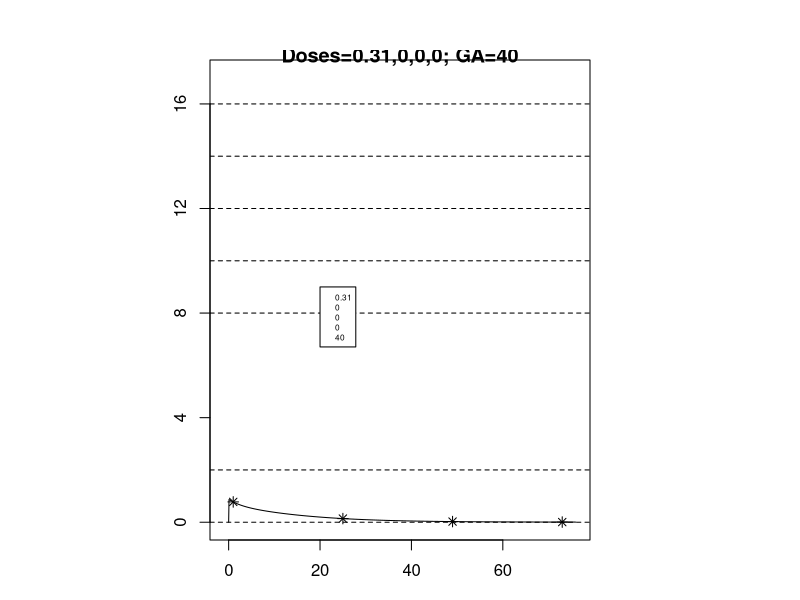
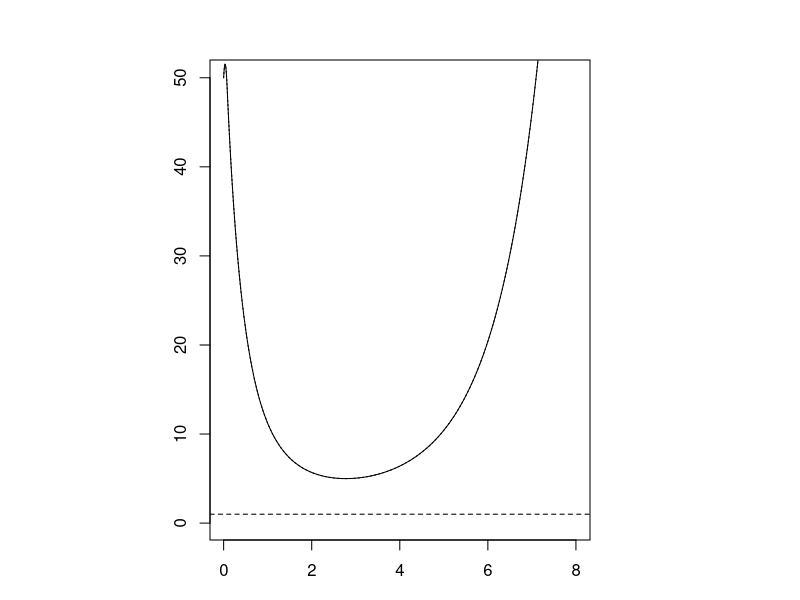
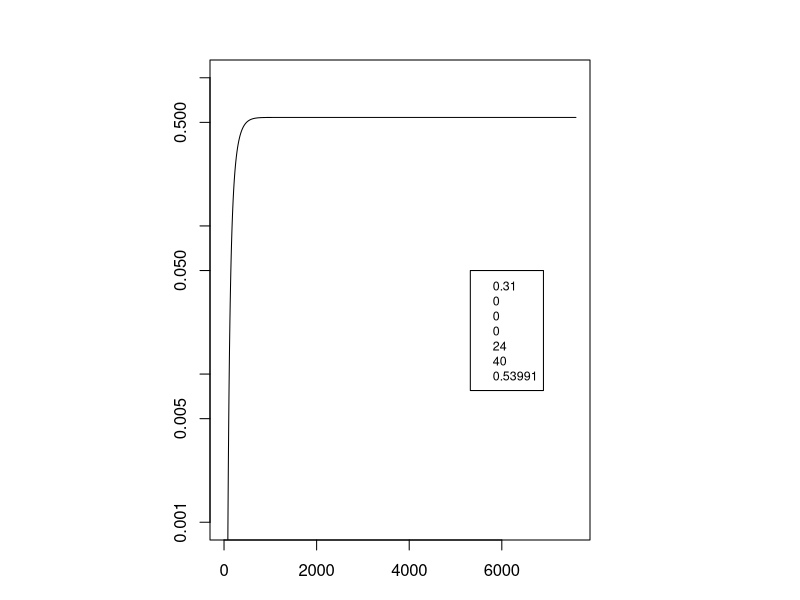
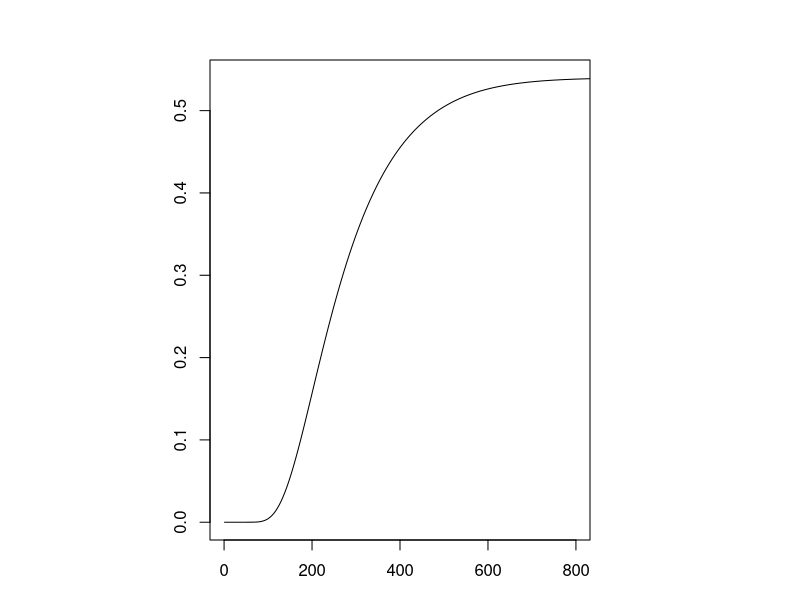

Generate these figures, in order, with R:
#This script is almost the same as PKPD.R, whose comments should be consulted.
#Howeve, we consider a virtual baby which has only about 50 CFU at t=0 and only give 1, very small dose.
#These values give an E_F ~40-60% and facilitate checking this script with a Monte Carlo script.
###################################################################

library (deSolve)
GA =40 #gestational age (months).
dose<-c(0.310,0,0,0); interval<-c(0,rep(24,3),4) 
time = cumsum(interval[-length(interval)])
step<-.01; SPH<-1/step
times<-seq(0,sum(interval),by=step)
#**************end of user adjusted parameters************
weight=c('25'=0.778,'29'= 1.200,'34'=2.710,'40'=3.500)
concentration<-function(t,state,parameter){ 
  with(as.list(c(state,parameter)),{
    WT = unname(weight[toString(GA)])
    CL=thetaCL*(WT^0.75)*(1+thetaGACL*(GA-GAmed))*(1+((t/24)^thetaPNACL)) 
    VC = thetaVC*WT*(1+GAVc*(GA-GAmed)) 
    dose = parameter['doses']$doses; time = parameter['times']$times
    concs=with(as.list(parameters),dose/(thetaVC*(1+GAVc*(GA-GAmed))))
    val = concs[1]*(t<delta)+concs[2]*(time[2]< t & t < time[2]+delta) + concs[3]*(time[3]< t & t < time[3]+delta)
    if(length(dose)==4) val = val + concs[4]*(time[4]< t & t < time[4]+delta)
    val = val/delta
    dp1 <- Q1*c/VC - Q1*p1/V1 
    dp2 <- Q2*c/VC - Q2*p2/V2 
    dc <- - Q1*c/VC + Q1*p1/V1 - Q2*c/VC + Q2*p2/V2 -CL*c/VC + val
    list(c(dp1,dp2,dc)) 
  })
}
parameters <-c(thetaVC = 0.406,V1=0.305, V2=4.55, thetaCL =0.01, Q1 = 0.0930 , Q2 = 0.0155,
               WT = unname(weight[toString(GA)]), GA, GAmed= 28.9,thetaGACL = 0.0871, 
               GAVc= -0.0114, thetaPNACL=0.517, Kgrowth= 2,Kdeath=0.179, Bmax=8.26e8, BP =2.09e6, gamma = 1,
               Emax0= 51,EC500= 9.85, AR50= 0.113,Kon=0.0426,Koff=0.0139, infect = 0.04029,
               doses = list(dose), times = list(time), delta = 0.08)#infect, CFU/ml, is chosen so that
               # the total number of CFU in the central compartment is initially ~50 instead of ~10^9

conccurve = function(dose, interval,GA){
  #concs=with(as.list(parameters),dose/(thetaVC*(1+GAVc*(GA-GAmed))))
  #eventdat <- data.frame(var = "c", time = cumsum(interval[-length(interval)]), value = concs, method = "add")
  out2<-ode(y=c(p1=0,p2=0,c=0),times=times,func=concentration,parms=parameters)#events = list(data = eventdat))
  return(out2)
}

out = conccurve(dose,interval,GA) 
conc = out[1:nrow(out),4] 
conc = conc[-1] 

times<-seq(0,sum(interval),by=step) 
countfunc <- function(conc){
  concfunc <-splinefun(conc) 
  state <-c(s=0.04029, r=0,m=1,corr=0, ARoff = 1, ARon = 0) #initial values for 6 ode in 6 unknowns
  withdrug<-function(t,state,parameters){ 
    with(as.list(c(state,parameters)),{
      C = concfunc(SPH*t) 
      EC50 =  EC500
      dARoff <- Koff*ARon-Kon*ARoff*C 
      dARon <- Kon*ARoff*C - Koff*ARon 
      Emax <- Emax0*(1-ARon/(ARon+AR50)) 
      DRUG <- (Emax*C^gamma)/(EC50^gamma+C^gamma) 
      ksr<-(Kgrowth-Kdeath)*(s+r)/Bmax
      if(s<BP) ksr = 0 #ksr with cutoff; for our purposes gives same results as no cutoff
      ds<-Kgrowth*s-(Kdeath +DRUG)*s-ksr*s 
      dr<-ksr*s-Kdeath*r 
      dm<-(Kgrowth-Kdeath-DRUG)*m
      dcorr<-Kgrowth+(Kgrowth-Kdeath-DRUG)*corr #corr is a stochastic correction used in stochastic models.
      list(c(ds,dr,dm,dcorr,dARoff,dARon)) 
    })
  }
  count<-ode(y=state, times=times,func=withdrug,parms=parameters) 
  return(count)
}
count = countfunc(conc)

dtrmn<-count[ ,'s']/0.04029
on<-count[,"ARon"]

######### plot results 
par(fin=c(4,4),ann=FALSE, mai=rep(.1,4))# parameters specifying layout
thetaCL = 0.01
WT = unname(weight[toString(GA)]) 
GAmed= 28.9 
thetaVC = 0.406
thetaGACL = 0.0871 
thetaPNACL=0.517 
t= seq(0,sum(interval),by=step) 
a = round(t/24)*24 
CL=thetaCL*(WT^0.75)*(1+thetaGACL*(GA-GAmed))*(1+((t/24)^thetaPNACL))

#now make plot similar to Nielsen Fig. 3b
par(fin=c(4,5),ann=FALSE, mai=rep(.1,4),xaxp=c(0,sum(interval[-length(interval)]),1))# parameters specifying layout
plot(out[ ,"time"],out[ ,"c"],ylim=c(0,17),xlim=c(-1,sum(interval)),yaxp=c(0,16,4),type='l') # concentration as a function of time
abline(h=c(0,2,8,10,12,14,16),lty=2)
ex<-cumsum(interval)+1
points(ex,conc[SPH*ex],pch=8) # points one hour after each dose fraction shown as asterisks
legend(20,9,legend=c(dose,GA), cex=.5)
title(paste0("Doses=",paste(dose,collapse=","),"; GA=",GA))

GAmed= 28.9;GAVc= -0.0114
factor<- thetaVC*WT*0.04029*1000*(1+GAVc*(GA-GAmed))
print(min(factor*dtrmn))
#plot(times,factor*dtrmn,log='y',ylim=c(.1,1e13),xlim=c(step, sum(interval)), type='l')
plot(times,factor*dtrmn,ylim=c(.1,50),xlim=c(step, 8), type='l')
abline(h=c(1,100,1e8), lty=2) 
legend(x=5,y=1e11, c(dose,GA),cex=.65)
lines(times,factor*count[ ,"m"], lty=3) #deterministic ksr=0 approximation

nonzero<-count[ ,"m"]/(1+count[,"corr"]) 
finalnz<-nonzero[(sum(interval)-1)*SPH]
one<-count[ ,"m"]/(1+count[,"corr"])^2 
cure<-exp(-factor*nonzero) #probability every lineage has gone extinct
print(c("cured",(cure[(sum(interval)-1)*SPH])))
plot(cure, type="l", log="y", ylim=c(1e-3,1)) #extinction probability E(t)
legend(.7*sum(interval)*SPH,.05,c(dose,interval[2], GA,round(cure[(sum(interval)-1)*SPH],5)),cex=.75)
plot(cure, type="l", xlim =c(0,800)) ##non-logarithmic plot of key region
#plot(on, ylim=c(0,1),type="l")
#lines(CL,type='l', lty=2) 
#legend(20*SPH,.6,c(dose,interval[2], GA,(cure[(sum(interval)-1)*SPH])),cex=.75)
